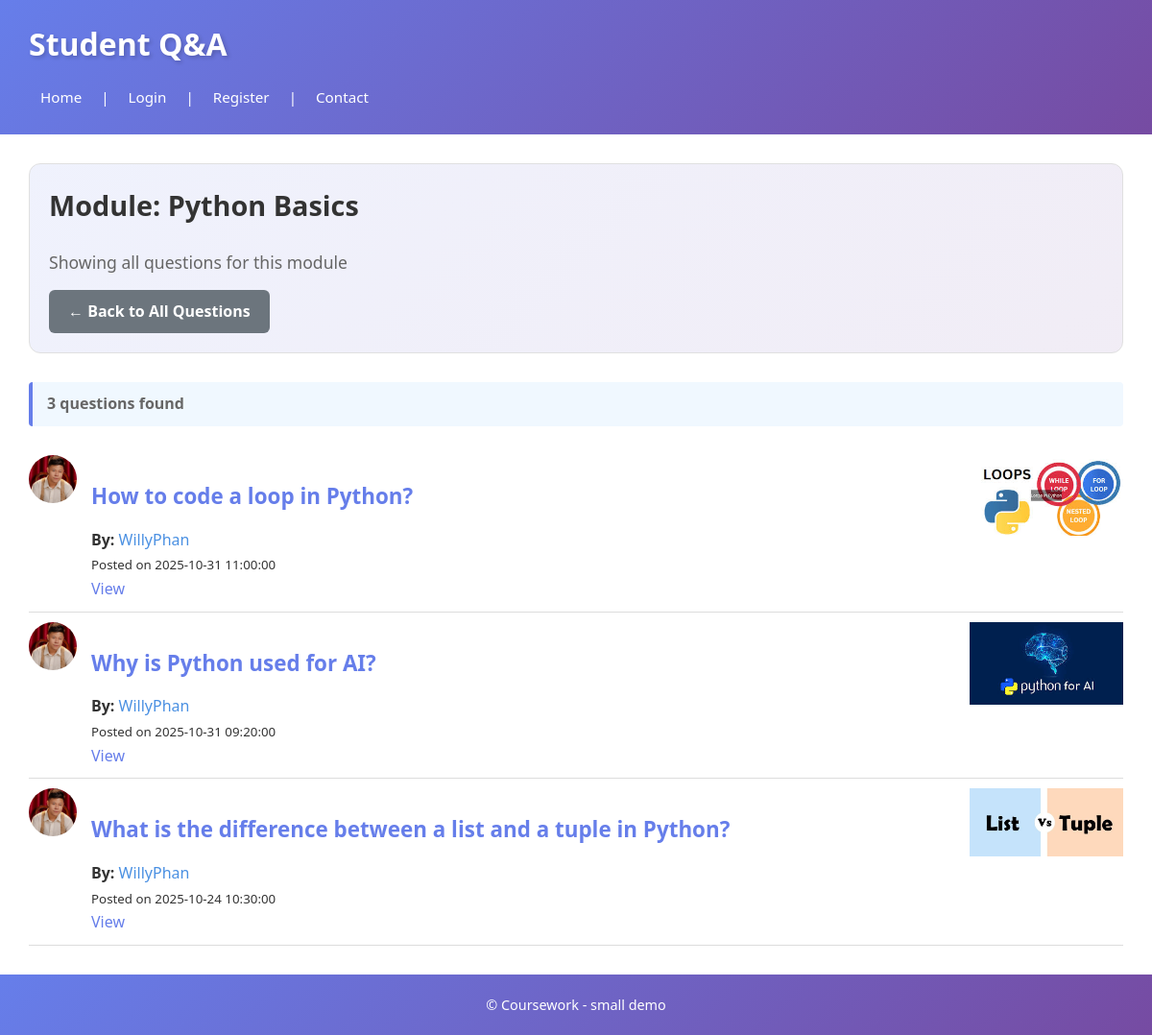
Page /module.php?id=1 on the committed database.
### tables this page shows
CREATE TABLE `module` (
  `id` int(11) NOT NULL,
  `name` varchar(100) NOT NULL
);

CREATE TABLE `question` (
  `id` int(11) NOT NULL,
  `text` text NOT NULL,
  `date` datetime NOT NULL,
  `userid` int(11) DEFAULT NULL,
  `moduleid` int(11) DEFAULT NULL,
  `img` varchar(255) DEFAULT NULL
);

CREATE TABLE `user` (
  `id` int(11) NOT NULL,
  `username` varchar(100) NOT NULL,
  `name` varchar(100) NOT NULL,
  `email` varchar(100) NOT NULL,
  `password` varchar(255) NOT NULL,
  `role` enum('user','admin') NOT NULL DEFAULT 'user',
  `avatar` varchar(255) DEFAULT NULL,
  `created_at` datetime NOT NULL DEFAULT current_timestamp()
);

### module.php (called while the page is built, shortened)
<?php
require 'includes/DatabaseConnection.php';
require 'includes/DataBaseFunctions.php';
$moduleId = (int)$_GET['id'];
$module = getModule($pdo, $moduleId);
$questions = getQuestionsByModule($pdo, $moduleId);
include 'templates/module_questions.php';
include 'templates/layout.php';
?>

### includes/DataBaseFunctions.php (called while the page is built, shortened)
<?php
function getCurrentUser() {
    return $_SESSION['user'] ?? null;
}
function isAdmin() {
    return isset($_SESSION['user']) && $_SESSION['user']['role'] === 'admin';
}
function query($pdo, $sql, $params = []) {
    $stmt = $pdo->prepare($sql);
    $stmt->execute($params);
    return $stmt;
}
function getModule($pdo, $id) {
    $sql = "SELECT id, name FROM module WHERE id = :id";
    return query($pdo, $sql, [':id' => $id])->fetch();
}
function getQuestionsByModule($pdo, $moduleid) {
    $sql = "SELECT q.id, q.text AS questiontext, q.date, q.img, q.userid, q.moduleid,
                   m.name AS modulename, u.name AS name, u.username AS username, u.avatar
            FROM question q
            LEFT JOIN module m ON q.moduleid = m.id
            LEFT JOIN `user` u ON q.userid = u.id
            WHERE q.moduleid = :moduleid
            ORDER BY q.date DESC";
    return query($pdo, $sql, [':moduleid' => $moduleid])->fetchAll();
}
?>

### templates/module_questions.php (the view, shortened to what this page needs)
<div class="module-header">
    <h2>Module: <?=htmlspecialchars($module['name'])?></h2>
    <p class="module-description">Showing all questions for this module</p>
    <p><a href="index.php" class="btn btn-secondary">← Back to All Questions</a></p>
</div>
<?php if (empty($questions)): ?>
    <div class="no-questions-message">
        <p>No questions have been posted for this module yet.</p>
        <?php if (isLoggedIn()): ?>
            <p><a href="addquestion.php" class="btn btn-primary">Be the first to ask a question!</a></p>
        <?php endif; ?>
    </div>
<?php else: ?>
    <p class="question-count"><?=count($questions)?> question<?=count($questions) != 1 ? 's' : ''?> found</p>
    <?php foreach ($questions as $q): ?>
        <article style="border-bottom:1px solid #ddd; padding:10px 0; display:flex; gap:15px;">
            <div style="flex-shrink:0;">
                <?php if (!empty($q['avatar'])): ?>
                    <a href="profile.php?username=<?=htmlspecialchars($q['username'])?>">
                        <img src="images/avatars/<?=htmlspecialchars($q['avatar'])?>"
                             style="width:50px; height:50px; border-radius:50%; object-fit:cover;"
                             alt="<?=htmlspecialchars($q['name'])?>">
                    </a>
                <?php else: ?>
                    <div style="width:50px; height:50px; border-radius:50%; background:#ddd; display:flex; align-items:center; justify-content:center; color:#999;">
                        <small>N/A</small>
                    </div>
                <?php endif; ?>
            </div>
            <div style="flex-grow:1;">
                <?php if (!empty($q['img'])): ?>
                    <div style="float:right; max-width:160px; margin-left:10px;">
                        <img src="images/questions/<?=htmlspecialchars($q['img'])?>" style="max-width:100%;" alt="">
                    </div>
                <?php endif; ?>
                <h3><a href="question.php?id=<?=htmlspecialchars($q['id'])?>"><?=htmlspecialchars(substr($q['questiontext'],0,120))?></a></h3>
                <p><strong>By:</strong> <a href="profile.php?username=<?=htmlspecialchars($q['username'])?>" style="text-decoration:none; color:#4a90e2;"><?=htmlspecialchars($q['name'] ?? 'Unknown')?></a></p>
                <p><small>Posted on <?=htmlspecialchars($q['date'])?></small></p>
                <p>
                        <?php
                        $currentUser = getCurrentUser();
                        $isOwner = ($currentUser && $currentUser['id'] == $q['userid']);
                        $isAdmin = isAdmin();
                        if ($isOwner):
                        ?>
                            <a href="editquestion.php?id=<?=htmlspecialchars($q['id'])?>">Edit</a> |
                            <form action="deletequestion.php" method="post" style="display:inline; margin:0;">
                                <input type="hidden" name="id" value="<?=htmlspecialchars($q['id'])?>">
                                <input type="submit" value="Delete" onclick="return confirm('Delete this question?');" style="background:none; border:none; color:#d9534f; cursor:pointer; text-decoration:underline; padding:0;">
                            </form>
                        <?php else: ?>
                            <a href="question.php?id=<?=htmlspecialchars($q['id'])?>">View</a>
                        <?php endif; ?>
                </p>
            </div>
        </article>
    <?php endforeach; ?>
<?php endif; ?>

### styles.css (style rules this page uses)
* { margin: 0; padding: 0; box-sizing: border-box; }
body { font-family: 'Segoe UI', Tahoma, Geneva, Verdana, sans-serif; color: #333; line-height: 1.6; min-height: 100vh; background: linear-gradient(135deg, #667eea 0%, #764ba2 25%, #f093fb 50%, #4facfe 75%, #00f2fe 100%); background-size: 400% 400%; animation: gradientShift 15s ease infinite; position: relative; }
img { max-width: 100%; height: auto; }
input[type="submit"], button, .btn { background: linear-gradient(135deg, #667eea 0%, #764ba2 100%); color: white; padding: 10px 20px; border: none; border-radius: 6px; cursor: pointer; font-weight: 600; font-size: 1em; transition: transform 0.2s ease, box-shadow 0.2s ease; display: inline-block; text-decoration: none; }
a { color: #667eea; text-decoration: none; transition: color 0.3s ease; }
h2 { margin-top: 0; color: #333; border-bottom: 3px solid #667eea; padding-bottom: 12px; margin-bottom: 20px; font-size: 1.8em; }
h3 { color: #667eea; margin-top: 25px; margin-bottom: 15px; font-size: 1.4em; }
article { border-bottom: 1px solid #e0e0e0; padding: 20px 0; }
article:last-child { border-bottom: none; }
.btn-secondary { background: #6c757d; color: white; }
.module-header { margin-bottom: 30px; padding: 20px; background: linear-gradient(135deg, rgba(102, 126, 234, 0.1) 0%, rgba(118, 75, 162, 0.1) 100%); border-radius: 12px; border: 1px solid #e0e0e0; }
.module-header h2 { margin-bottom: 10px; border-bottom: none; }
.module-description { color: #666; margin-bottom: 15px; font-size: 1.1em; }
.question-count { margin-bottom: 20px; color: #666; font-weight: 600; padding: 10px 15px; background: #f0f8ff; border-left: 4px solid #667eea; border-radius: 4px; }

### rows in the picture
module: name "Python Basics"
question: userid.avatar (picture), img (picture), text "How to code a loop in Python?", userid.name "WillyPhan", date "2025-10-31 11:00:00"
question: userid.avatar (picture), img (picture), text "Why is Python used for AI?", userid.name "WillyPhan", date "2025-10-31 09:20:00"
question: userid.avatar (picture), img (picture), text "What is the difference between a list and a tuple in Python?", userid.name "WillyPhan", date "2025-10-24 10:30:00"

### other values in the picture
count($questions) "3"
